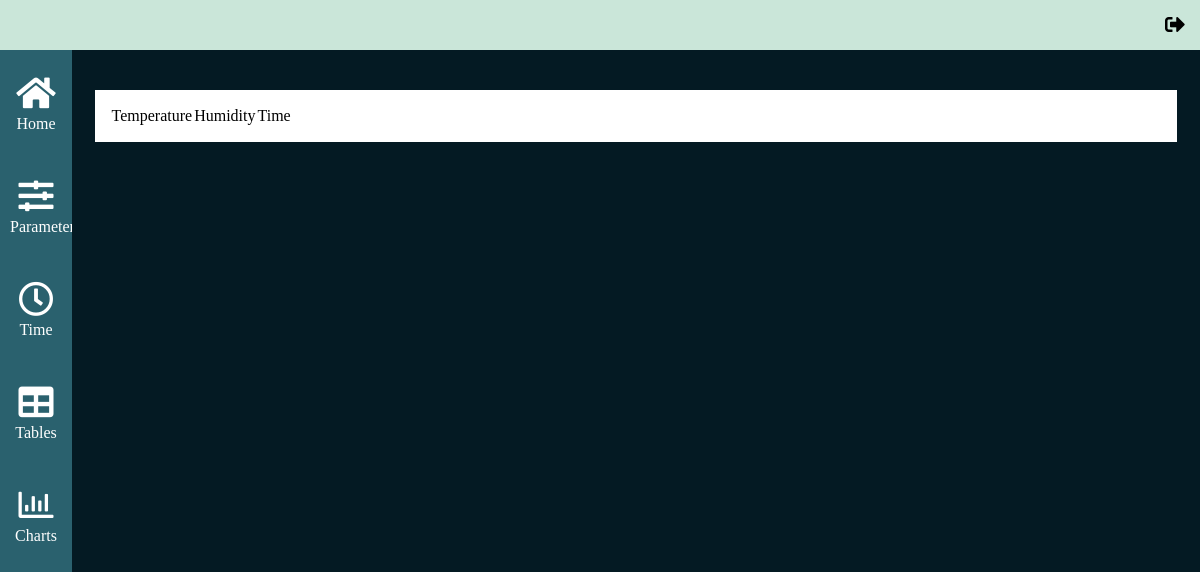
The page /view-table.php (signed in) on the database as committed earlier.
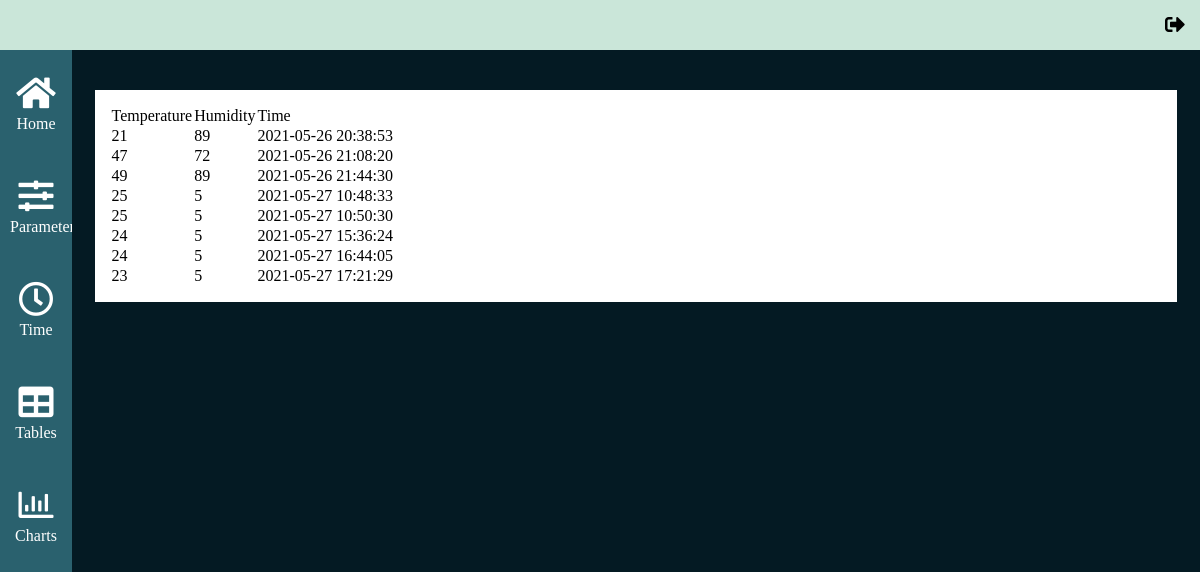
The same page on the database as committed later.
### tables this page shows
CREATE TABLE `parameter` (
  `Temperature` int NOT NULL,
  `Humidity` int NOT NULL,
  `Time_Receive` datetime NOT NULL,
  `UserName` varchar(50) NOT NULL
);

### view-table.php (the view, shortened to what this page needs)
<?php
    include "connect-database.php";
    $user = $_SESSION['user'];
    $query = "SELECT * FROM `parameter` WHERE `UserName` = '$user'";
    $result = $conn->query($query);
?>
<!DOCTYPE html>
<html lang="en">
<head>
    <link rel="stylesheet" href="/assets/fontawesome-free-5.15.3-web/fontawesome-free-5.15.3-web/css/all.css">
    <link rel="stylesheet" href="https://cdn.datatables.net/1.10.24/css/jquery.dataTables.min.css">
    <link rel="stylesheet" href="/style.css">
</head>
<body>
    <div id="main">
        <div id="header-section">
            <div class="sign-out">
                <a href="/login.php"><i class="fas fa-sign-out-alt"></i></a>
            </div>
        </div>
        <div id="nav-section">
            <ul class="nav">
                <li><a href="/index.php" class="home-page"><i class="btn fas fa-home"></i></a>Home</li>
                <li><a href="/setinfo.php" class="set-info-page"><i class="btn fas fa-sliders-h"></i></a>Parameter</li>
                <li><a href="/settime.php" class="set-time-page"><i class="btn far fa-clock"></i></a>Time</li>
                <li><a href="/view-table.php" class="view-table-page"><i class="btn fas fa-table"></i></a>Tables</li>
                <li><a href="/view-chart.php" class="view-chart-page"><i class="btn far fa-chart-bar"></i></a>Charts</li>
            </ul>
        </div>
        <div id="content-section">
            <div class="tables-container">
                <table id="temp_humid_data" class="uk-table uk-table-hover uk-table-striped">
                    <thead>
                        <tr>
                            <td>Temperature</td>
                            <td>Humidity</td>
                            <td>Time</td>
                        </tr>
                    </thead>
                    <?php
                        while ($row = mysqli_fetch_array($result)) {
                            echo '
                                <tr>
                                        <td>' . $row["Temperature"] . '</td>
                                        <td>' . $row["Humidity"] . '</td>
                                        <td>' . $row["Time_Receive"] . '</td>
                                </tr>
                                ';
                        }
                    ?>
                </table>
            </div>
        </div>
    </div>
</body>
</html>

### style.css (style rules this page uses)
* { padding: 0; margin: 0; box-sizing: border-box; }
html, body { height: 100%; }
#main { height: 100%; }
#header-section { position: absolute; top: 0px; left: 0px; right: 0px; height: 50px; background-color: #CAE6D9; padding: 0px; z-index: 1; }
#header-section .sign-out { float: right; overflow: hidden; line-height: 50px; }
#header-section .fas.fa-sign-out-alt { font-size: 20px; padding: 15px; color: black; }
#nav-section { width: 6%; height: 100%; margin-top: 50px; float: left; overflow: hidden; }
#nav-section .nav { height: 100%; background-color: #2A616E; }
.nav { list-style-type: none; }
.nav li { color: #fff; text-align: center; padding: 20px 10px; height: fit-content; }
.nav .btn { font-size: 35px; text-align: center; color: #fff; width: 100%; justify-content: center; padding: 5px; }
#content-section { width: 94%; height: 100%; margin-top: 50px; float: right; overflow: hidden; background-color: #041A23; position: relative; }
#content-section .tables-container { background-color: #fff; padding: 15px; width: 96%; position: absolute; display: block; top: 5%; left: 2% }

Rows that differ between the two databases and show on the page:
added parameter: Temperature "21", Humidity "89", Time_Receive "2021-05-26 20:38:53"
added parameter: Temperature "47", Humidity "72", Time_Receive "2021-05-26 21:08:20"
added parameter: Temperature "49", Humidity "89", Time_Receive "2021-05-26 21:44:30"
added parameter: Temperature "25", Humidity "5", Time_Receive "2021-05-27 10:48:33"
added parameter: Temperature "25", Humidity "5", Time_Receive "2021-05-27 10:50:30"
added parameter: Temperature "24", Humidity "5", Time_Receive "2021-05-27 15:36:24"
added parameter: Temperature "24", Humidity "5", Time_Receive "2021-05-27 16:44:05"
added parameter: Temperature "23", Humidity "5", Time_Receive "2021-05-27 17:21:29"
